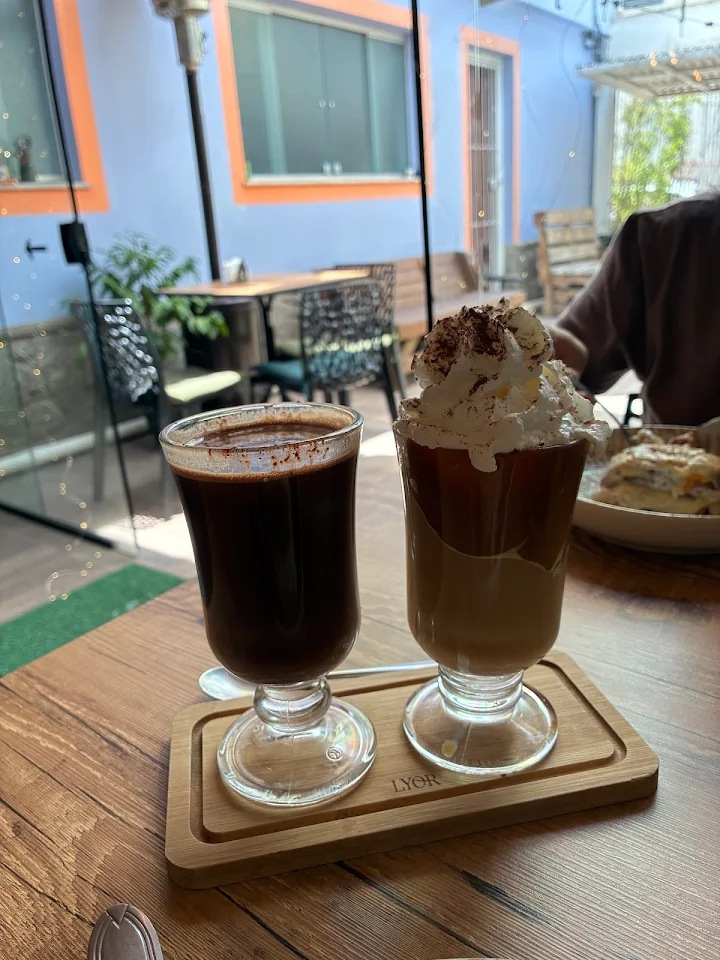
#> input picture becas-reels/assets/natal/bebidas.jpg, 720 x 960 px
$ python -i azul.py   (imports and definitions only)
#> lines starting #> are read from the running program, lines starting #| are printed output that depends on the picture
### becas-reels/kit.py
"""Base dos 3 Reels novos do Becas (3/nov/2026): cenas REAIS de jogo na mesa (brutos deles) + estética da loja.

- CLIPES: trechos dos brutos (Drive de brutos → gravados-reels/brutos/, fora do git) com a cor tratada de leve
  (denoise + contraste/saturação mínimos, lição do Dia das Crianças: em vídeo gravado, mexer pouco).
- prepara(): extrai cada trecho para JPGs 1080x1920 em out/_cache (uma vez); quadro_clip() lê o quadro do tempo u.
- entrega(): grava as duas versões (com som / para música) e normaliza para −15,5 LUFS (*_final.mp4).
"""
import os
import subprocess
import sys
from functools import lru_cache

from PIL import Image, ImageDraw, ImageFilter

ROOT = os.path.dirname(os.path.abspath(__file__))
REPO = os.path.dirname(ROOT)
for p in ("assinatura-reels", "promo", "comum", "listas-reels"):
    sys.path.insert(0, os.path.join(REPO, p))
import estilo as E  # noqa: E402,F401
import tarde_becas as TB  # noqa: E402,F401
from motor import ffmpeg, encode, folha, ease, out_back  # noqa: E402,F401
from base import final_loudness  # noqa: E402

W, H, FPS = 1080, 1920, 30
OUT = os.path.join(ROOT, "out")
CACHE = os.path.join(OUT, "_cache")
BR_ = os.path.join(REPO, "gravados-reels", "brutos")
MAR, PET, LAR, AMA, BR, ROSA = E.MARROM, E.PETROLEO, E.LARANJA, E.AMARELO, E.BRANCO, TB.ROSA

# nome → (arquivo, nome do jogo na tela)
CLIPES = {
    "critter": ("mesa/critter.mp4", "CRITTER KITCHEN"),
    "sushi": ("mesa/sushi.mp4", "SUSHI GO!"),
    "canvas": ("mesa/canvas.mp4", "CANVAS"),
    "art": ("mesa/art_society.mp4", "ART SOCIETY"),
    "passaporte": ("mesa/passaporte.mp4", "PASSAPORTE MUNDO"),
    "unlock": ("mesa/unlock.mp4", "UNLOCK!"),
    "taketime": ("mesa/taketime.mp4", "TAKE TIME"),
    "taketime2": ("mesa/taketime2.mp4", "TAKE TIME"),
    "sky_dados": ("nov01/085111.mp4", "SKY TEAM"),
    "sky_painel": ("nov01/085359.mp4", "SKY TEAM"),
    "sky_caixa": ("nov01/084743.mp4", "SKY TEAM"),
    "sky_trilha": ("nov01/085317.mp4", "SKY TEAM"),
}
GRADE = ("scale=1080:1920:force_original_aspect_ratio=increase,crop=1080:1920,hqdn3d=3:3:4:4,"
         "eq=contrast=1.03:saturation=1.05:gamma=1.02,unsharp=5:5:0.35")


def chave(nome, t0, d, vel):
    return f"{nome}_{t0:.2f}_{d:.2f}_{vel:.2f}"


# [13 lines left out: function prepara, not called in this run]


@lru_cache(maxsize=48)
def _abre(caminho):
    return Image.open(caminho).convert("RGBA")


# [6 lines left out: function quadro_clip, not called in this run]


@lru_cache(None)
def logo(w=150):
    return E.logo(w)


def marca(img):
    lg = logo(150)
    img.alpha_composite(lg, (W - 180, 40))


# [5 lines left out: function surge, not called in this run]


def poe(img, im, x, y, t, t0, rot=0.0, d=0.3):
    a, s = surge(t, t0, d)
    E.cola(img, im, x, y, rot, s, a)


@lru_cache(None)
def etiqueta(txt, s=46, cor=AMA, fg=MAR):
    return E.pilula(txt, s, cor, fg, fonte_titulo=True)


@lru_cache(None)
def titulo(txt, s, cor=AMA):
    return E.titulo(txt, s, cor, larg_max=980)


# [9 lines left out: function escurece, not called in this run]


def desfoca(img, r=18):
    return img.filter(ImageFilter.GaussianBlur(r))


# [27 lines left out: functions card_cta, entrega, not called in this run]

### azul-reels/azul.py
#!/usr/bin/env python3
"""AZUL MINI EXPLICADO EM 1 MINUTO (25/nov, pedido dele): estilo ADESIVOS FOFOS (referência: capa "Cute & Groovy"
que ele mandou — fundo rosa clarinho, doodles com contorno escuro grosso, cores pastel, borda branca de adesivo).
Sem narração: tudo escrito na tela; relógio-adesivo contando de 1:00 durante a explicação.
Edição deles = Galápagos AZU501 (2 a 4 jogadores, 8+). Regras = as do Azul (o Mini só muda o tamanho).

    /usr/bin/python3 azul.py --frame 1 6 12 18 25 32 38 45 52 58 62 66
    /usr/bin/python3 azul.py            # out/azul_{com_som,para_musica}_final.mp4
"""
import math
import os
import random
import sys
from functools import lru_cache

import numpy as np
from PIL import Image, ImageDraw, ImageFilter, ImageFont

ROOT = os.path.dirname(os.path.abspath(__file__))
REPO = os.path.dirname(ROOT)
sys.path.insert(0, os.path.join(REPO, "becas-reels"))
sys.path.insert(0, os.path.join(REPO, "comum"))
import kit as K  # noqa: E402
import sons as S  # noqa: E402

K.OUT = os.path.join(ROOT, "out")
W, H, FPS = 1080, 1920, 30
TINTA = (52, 34, 58)          # contorno dos adesivos
ROSA_BG = (255, 232, 236)
BR = (255, 255, 255)
ROSA, LILAS, MENTA, AMAR, PESS, CEU = (255, 150, 190), (196, 170, 240), (150, 225, 200), (255, 214, 102), \
    (255, 176, 130), (150, 205, 245)
LILITA = os.path.join(REPO, "assinatura-reels", "assets", "fonts", "LilitaOne.ttf")
FIG = os.path.join(REPO, "assinatura-reels", "assets", "fonts", "Figtree.ttf")
# azulejos: (fundo, desenho, motivo)
AZ = {
    "azul": ((62, 120, 214), BR, "flor"),
    "amarelo": ((255, 186, 60), (232, 90, 50), "losango"),
    "vermelho": ((236, 80, 80), (255, 214, 120), "circulo"),
    "preto": ((48, 52, 74), (110, 220, 230), "estrela"),
    "turquesa": ((120, 215, 225), BR, "floco"),
}
CORES = list(AZ)


# [8 lines left out: function fonte, not called in this run]


def ease(u):
    u = min(1, max(0, u))
    return u * u * (3 - 2 * u)


def out_back(u, k=1.7):
    u = min(1, max(0, u)) - 1
    return 1 + (k + 1) * u ** 3 + k * u ** 2


# ---------------------------------------------------------------- adesivo
def adesivo(im, borda=14, sombra=True):
    """Borda branca de adesivo + sombra suave embaixo."""
    p = borda + 16
    a = Image.new("L", (im.width + 2 * p, im.height + 2 * p), 0)
    a.paste(im.getchannel("A"), (p, p))
    big = a.filter(ImageFilter.MaxFilter(borda * 2 + 1)).filter(ImageFilter.GaussianBlur(1.2))
    out = Image.new("RGBA", a.size, (0, 0, 0, 0))
    if sombra:
        sh = Image.new("RGBA", a.size, TINTA + (0,))
        sh.putalpha(big.point(lambda v: int(v * 0.28)).filter(ImageFilter.GaussianBlur(6)))
        out.alpha_composite(sh, (6, 10)) if False else out.alpha_composite(sh.transform(
            a.size, Image.AFFINE, (1, 0, -6, 0, 1, -10)))
    branco = Image.new("RGBA", a.size, BR + (0,))
    branco.putalpha(big)
    out.alpha_composite(branco)
    out.alpha_composite(im, (p, p))
    return out


# [64 lines left out: functions texto, pilula, estrela_pts, doodle, not called in this run]


DOODLES = None


# [90 lines left out: functions doodles, fundo_base, fundo, cola, pop, azulejo, not called in this run]


@lru_cache(None)
def az_ad(cor, s=110):
    return adesivo(azulejo(cor, s), 7)


# [16 lines left out: functions fabrica, poe_fabrica, not called in this run]


def pos_fabrica(x, y, k, ts=118):
    return x + (k % 2 - 0.5) * ts * 0.95, y + (k // 2 - 0.5) * ts * 0.95


# [17 lines left out: function parede, not called in this run]


def celula_parede(cx, cy, r, c, cel=120):
    s = cel * 5 + 44
    return cx - s / 2 + 22 + c * cel + cel / 2, cy - s / 2 + 22 + r * cel + cel / 2


def cor_parede(r, c):
    return CORES[(c - r) % 5]


# [100 lines left out: functions linhas_preparo, celula_linha, chao, celula_chao, marcador1, caixa and 2 more, not called in this run]


# ---------------------------------------------------------------- roteiro
T0 = 3.0          # começa a explicação (relógio anda)
CENAS = [  # (início, nome)
    (3.0, "objetivo"), (9.0, "fabricas"), (15.5, "pega"), (22.5, "centro"), (28.5, "linha"),
    (35.0, "chao"), (41.0, "parede"), (48.5, "fim"),
]
T1 = 56.0         # fim da explicação
T_COM = 59.0
T_CTA = 63.0
DUR = 69.0


def titulo_cena(img, t, t0, txt, y=330, cor=BR, s=104):
    pop(img, texto(txt, s, cor), W / 2, y, t, t0 + 0.05, -2)


def legenda(img, t, t0, txt, y=1640, s=54):
    pop(img, pilula(txt, s, BR), W / 2, y, t, t0, 1)


# [21 lines left out: functions cena_gancho, cena_objetivo, not called in this run]


FAB = [("azul", "azul", "amarelo", "preto"), ("vermelho", "turquesa", "turquesa", "amarelo"),
       ("preto", "azul", "vermelho", "vermelho"), ("amarelo", "amarelo", "turquesa", "azul"),
       ("turquesa", "preto", "preto", "vermelho")]
FAB_POS = [(280, 700), (800, 700), (540, 1020), (280, 1340), (800, 1340)]


# [122 lines left out: functions cena_fabricas, cena_pega, cena_centro, cena_linha, cena_chao, cena_parede and 1 more, not called in this run]


FUNCS = {"objetivo": cena_objetivo, "fabricas": cena_fabricas, "pega": cena_pega, "centro": cena_centro,
         "linha": cena_linha, "chao": cena_chao, "parede": cena_parede, "fim": cena_fim}


# [57 lines left out: functions cena_carimbo, cena_comenta, cena_cta, quadro, not called in this run]


def render(fi):
    return quadro(fi / FPS).tobytes()


# [23 lines left out: functions audio, main, not called in this run]


# [2 lines not run here, left out]

>>> import cv2
>>> picture = cv2.imread('../becas-reels/assets/natal/bebidas.jpg', cv2.IMREAD_GRAYSCALE)
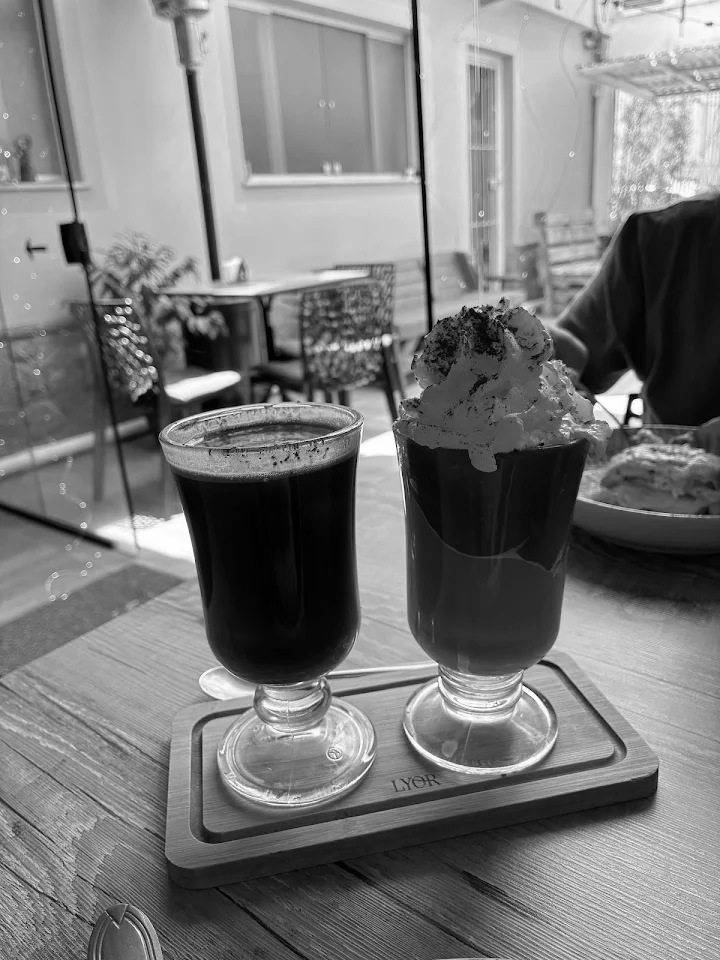
#> picture: shape (960, 720); min 0, max 255, mean 121.6
>>> result = adesivo(picture)
#> (the run stopped early here; a loop or call above may not have finished)
